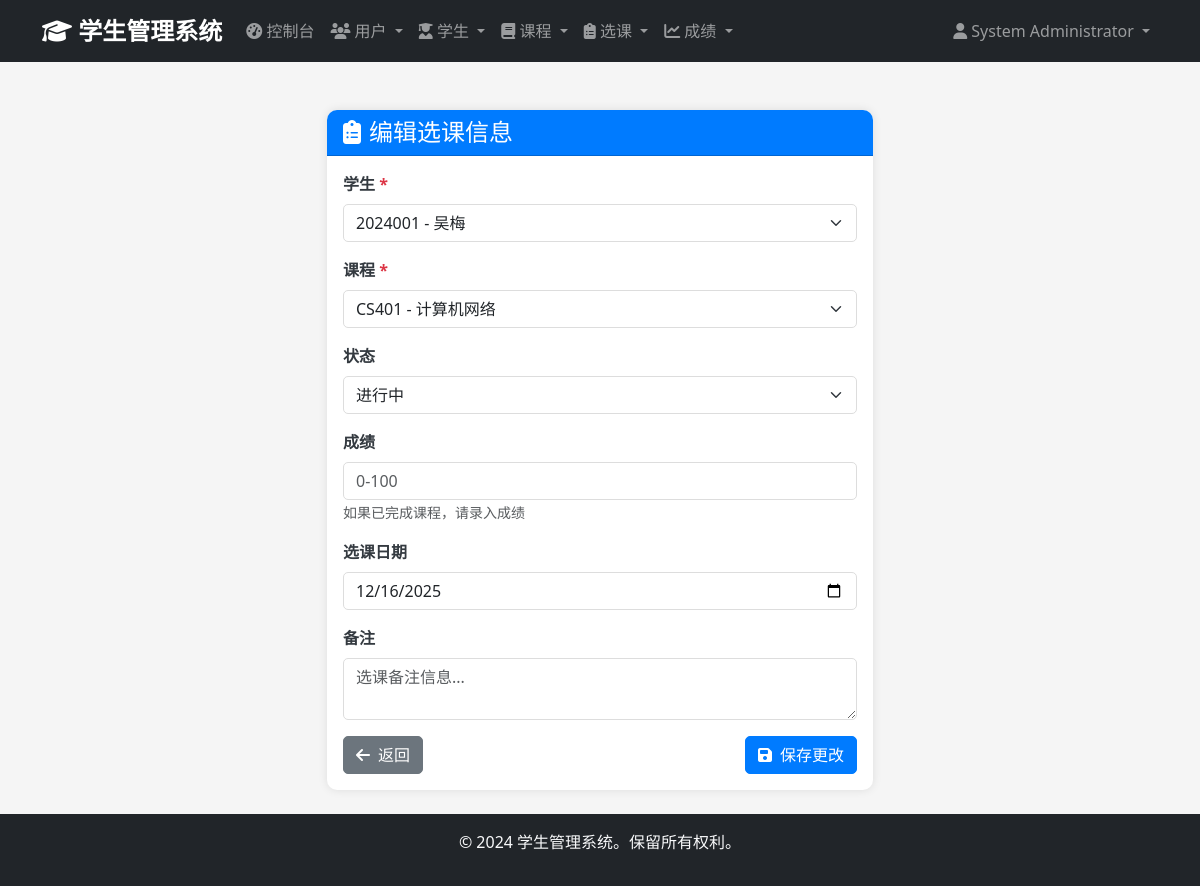
Page /admin/enrollments/116/edit (signed in) on the earlier database version.
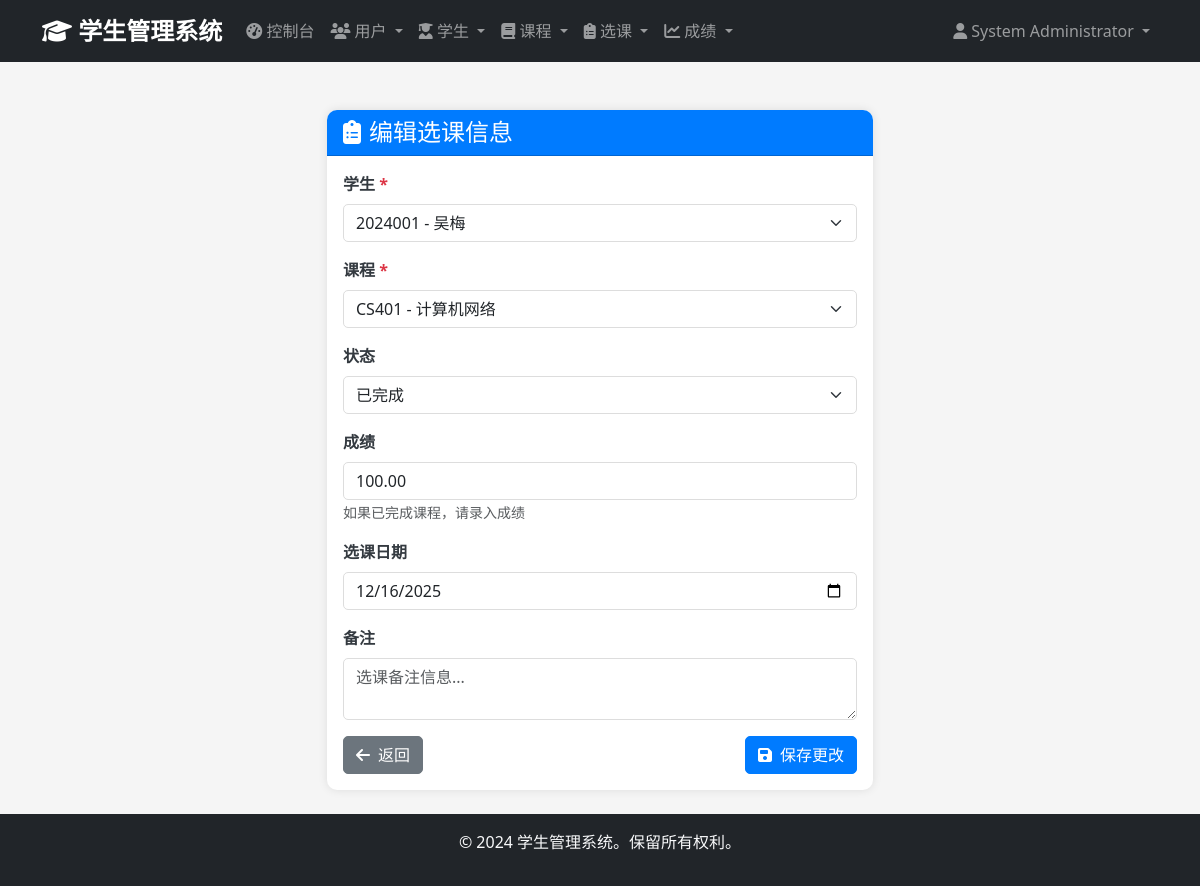
Same page on the later database version.
### app/models/enrollment.py (models this page shows, shortened)
class Enrollment(db.Model):
    __tablename__ = 'enrollments'
    id = db.Column(db.Integer, primary_key=True)
    student_id = db.Column(db.Integer, db.ForeignKey('students.id'), nullable=False)
    course_id = db.Column(db.Integer, db.ForeignKey('courses.id'), nullable=False)
    enrollment_date = db.Column(db.Date, nullable=False, default=date.today)
    status = db.Column(db.Enum('enrolled', 'completed', 'dropped', 'withdrawn', name='enrollment_status'),
                       default='enrolled')
    grade = db.Column(db.Numeric(5, 2))
    created_at = db.Column(db.DateTime, default=datetime.utcnow)
    updated_at = db.Column(db.DateTime, default=datetime.utcnow, onupdate=datetime.utcnow)
    __table_args__ = (db.UniqueConstraint('student_id', 'course_id', name='unique_enrollment'),)

### app/views/admin.py (the view, shortened to what this page needs)
@admin_bp.route('/enrollments/<int:enrollment_id>/edit', methods=['GET', 'POST'])
@login_required
@admin_required
def edit_enrollment(enrollment_id):
    enrollment = Enrollment.query.get_or_404(enrollment_id)
    students = Student.query.all()
    courses = Course.query.all()
    return render_template('admin/enrollments/edit.html', enrollment=enrollment, students=students, courses=courses)

### app/models/user.py (called while the page is built)
    def is_admin(self):
        return self.role == 'admin'

### app/views/auth.py (called while the page is built)
def admin_required(f):
    @wraps(f)
    def decorated_function(*args, **kwargs):
        if not current_user.is_authenticated or not current_user.is_admin():
            flash('访问被拒绝。需要管理员权限。', 'error')
            return redirect(url_for('auth.login'))
        return f(*args, **kwargs)
    return decorated_function

### app/templates/admin/enrollments/edit.html (shortened to what the changed rows need)
{% extends "base.html" %}
{% block content %}
<div class="container mt-4">
    <div class="row justify-content-center">
        <div class="col-md-6">
            <div class="card">
                <div class="card-body">
                    <form method="POST" action="{{ url_for('admin.edit_enrollment', enrollment_id=enrollment.id) }}">
                        <div class="mb-3">
                            <label for="status" class="form-label">状态</label>
                            <select class="form-select" id="status" name="status">
                                <option value="enrolled" {% if enrollment.status == 'enrolled' %}selected{% endif %}>进行中</option>
                                <option value="completed" {% if enrollment.status == 'completed' %}selected{% endif %}>已完成</option>
                            </select>
                        </div>
                        <div class="mb-3">
                            <label for="grade" class="form-label">成绩</label>
                            <input type="number" class="form-control" id="grade" name="grade"
                                   value="{{ enrollment.grade if enrollment.grade is not none else '' }}"
                                   min="0" max="100" step="0.5" placeholder="0-100">
                            <small class="text-muted">如果已完成课程，请录入成绩</small>
                        </div>
                        <div class="mb-3">
                            <label for="enrollment_date" class="form-label">选课日期</label>
                            <input type="date" class="form-control" id="enrollment_date" name="enrollment_date"
                                   value="{{ enrollment.enrollment_date.strftime('%Y-%m-%d') if enrollment.enrollment_date else '' }}">
                        </div>
                    </form>
                </div>
            </div>
        </div>
    </div>
</div>
{% endblock %}

Differences in the rows shown:
changed Enrollment: status "进行中" → "已完成"; grade (not shown) → "100.00"
